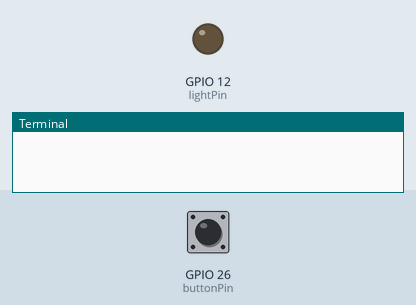
Recording of a program running on a simulated Raspberry Pi (BCM pin numbers). Parts: output pins drawn as LEDs (lit = HIGH), the last lines printed to the terminal. The test bench sets the inputs (shaded band); at power-on: GPIO 26 (buttonPin) HIGH. The clock reads 2024-03-15 10:24:30 at power-on unless the program sets it.

Above: at 1.2 s.
1.3 s: GPIO 26 (buttonPin) pulled LOW for 0.15 s
At 1.37 s:
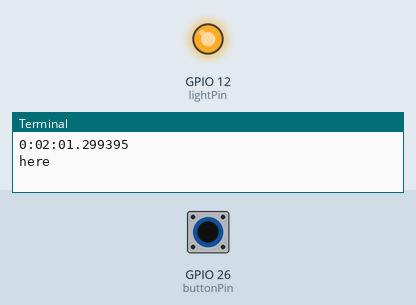
2.9 s: GPIO 26 (buttonPin) pulled LOW for 3.2 s
At 7.4 s:
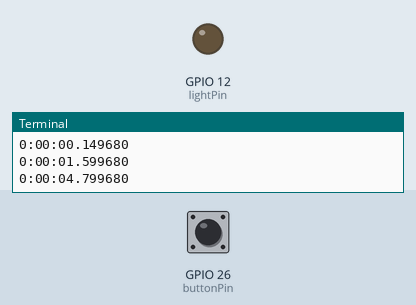
Timing chart, 0 to 8.9 s (numbered marks = the images above; inputs shaded):
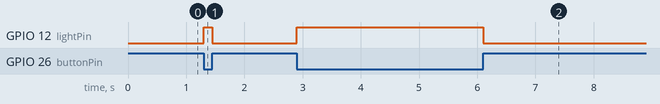

The program:

buttonpressed.py
```python
#!/usr/bin/python
import RPi.GPIO as GPIO
import datetime
import requests
import time

callInterval = datetime.timedelta(seconds=120)

iftttUrl = "https://maker.ifttt.com/trigger/"

def button_callback(channel):
  global lastButtonPress
  buttonState = GPIO.input(buttonPin)
  GPIO.output(lightPin, buttonState == GPIO.LOW)
  print datetime.datetime.now() - lastButtonPress
  if ((datetime.datetime.now() - lastButtonPress) > callInterval):
    print "here"
    #requests.post(iftttUrl)
    lastButtonPress = datetime.datetime.now()

GPIO.setwarnings(False)
GPIO.setmode(GPIO.BCM)

lightPin = 12
buttonPin = 26
GPIO.setup(lightPin, GPIO.OUT)
GPIO.setup(buttonPin, GPIO.IN, pull_up_down=GPIO.PUD_UP)


#GPIO.add_event_detect(buttonPin,GPIO.RISING,callback=button_callback)
#GPIO.add_event_detect(buttonPin,GPIO.FALLING,callback=button_callback)
GPIO.add_event_detect(buttonPin,GPIO.BOTH,callback=button_callback)

lastButtonPress = datetime.datetime.now() - callInterval

while True:
  #print "GPIO On : " + datetime.datetime.now().isoformat()
  #GPIO.output(lightPin, True)
  #time.sleep(2)
  #print "GPIO Off: " + datetime.datetime.now().isoformat()
  #GPIO.output(lightPin, False)

  #button_state = GPIO.input(buttonPin)
  #if button_state == GPIO.HIGH:
  #  print ("HIGH")
  #else:
  #  print ("LOW")

  time.sleep(0.1)
```

Measured:
- after the input at 1.3 s, GPIO 12 (lightPin): LOW → HIGH at once, → LOW 0.15 s later
- after the input at 2.9 s, GPIO 12 (lightPin): LOW → HIGH at once, → LOW 3.2 s later
